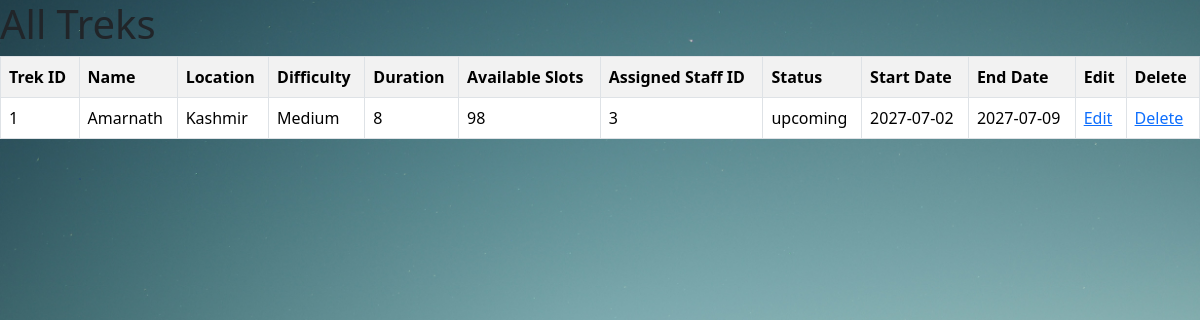
Page /view-treks (signed in) on the earlier database version.
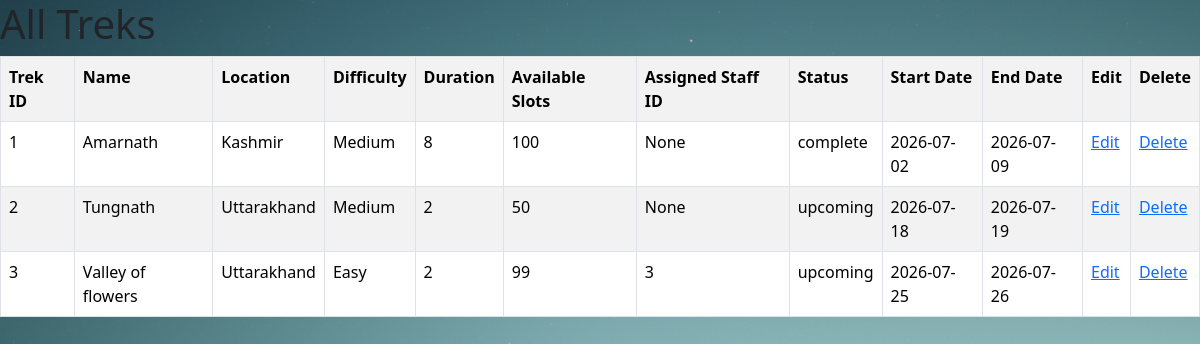
Same page on the later database version.
### models.py (models this page shows)
class Trek(db.Model):
    __tablename__="treks"
    trek_id=db.Column(db.Integer,primary_key=True)
    name=db.Column(db.String(100),nullable=False)
    location=db.Column(db.String(100),nullable=False)
    difficulty=db.Column(db.String(50),nullable=False)
    duration=db.Column(db.Integer,nullable=False)
    available_slots=db.Column(db.Integer,nullable=False)
    assigned_staff_id=db.Column(db.Integer,db.ForeignKey("users.user_id"),nullable=True)
    status=db.Column(db.String(50),nullable=False)
    start_date=db.Column(db.Date, nullable=False)
    end_date=db.Column(db.Date, nullable=False)
    bookings=db.relationship("Booking",backref="treks",lazy=True)

### app.py (the view)
@app.route("/view-treks")
def viewtrek():
    if session.get("role")!="admin":
        return "You are not the Admin"
    treks=Trek.query.all()
    return render_template("admin/view-treks.html",treks=treks)

### templates/admin/view-treks.html (shortened to what this page needs)
<!DOCTYPE html>
<html lang="en">
<head>
    <link href="https://cdn.jsdelivr.net/npm/bootstrap@5.3.8/dist/css/bootstrap.min.css" rel="stylesheet">
    <link href="../static/css/style.css" rel="stylesheet">
</head>
<body class="bg-mountains">
    <h1>All Treks</h1>
    <table class="table table-striped table-hover table-bordered">
        <tr>
            <th>Trek ID</th>
            <th>Name</th>
            <th>Location</th>
            <th>Difficulty</th>
            <th>Duration</th>
            <th>Available Slots</th>
            <th>Assigned Staff ID</th>
            <th>Status</th>
            <th>Start Date</th>
            <th>End Date</th>
            <th>Edit</th>
            <th>Delete</th>
        </tr>
        {% for trek in treks %}
        <tr>
            <td>{{trek.trek_id}}</td>
            <td>{{trek.name}}</td>
            <td>{{trek.location}}</td>
            <td>{{trek.difficulty}}</td>
            <td>{{trek.duration}}</td>
            <td>{{trek.available_slots}}</td>
            <td>{{trek.assigned_staff_id}}</td>
            <td>{{trek.status}}</td>
            <td>{{trek.start_date}}</td>
            <td>{{trek.end_date}}</td>
            <td><a href="/edit-trek/{{trek.trek_id}}">Edit</a></td>
            <td><a href="/delete-trek/{{trek.trek_id}}">Delete</a></td>
        </tr>
        {% endfor %}
    </table>
</body>
</html>

### static/css/style.css (style rules this page uses)
.bg-mountains { background-image: url(../images/login-page-mountains.jpg); background-repeat: no-repeat; background-size: cover; background-position: center; min-height: 90vh; }

Differences in the rows shown:
changed Trek "Amarnath": available_slots "98" → "100"; assigned_staff_id "3" → "None"; status "upcoming" → "complete"; start_date "2027-07-02" → "2026-07-02"; end_date "2027-07-09" → "2026-07-09"
added Trek: trek_id "2", name "Tungnath", location "Uttarakhand", difficulty "Medium", duration "2", available_slots "50", assigned_staff_id "None", status "upcoming", start_date "2026-07-18", end_date "2026-07-19"
added Trek: trek_id "3", name "Valley of flowers", location "Uttarakhand", difficulty "Easy", duration "2", available_slots "99", assigned_staff_id "3", status "upcoming", start_date "2026-07-25", end_date "2026-07-26"
